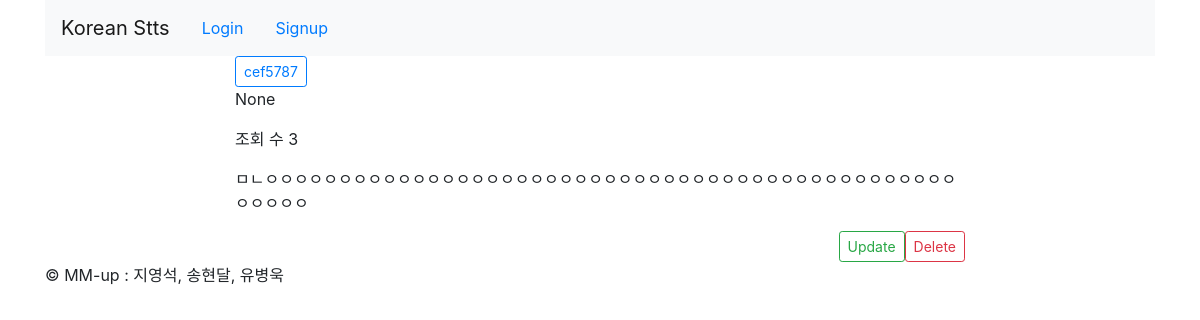
Screenshot of /QnA/detail/9/ with the database file from the repository.
### QnA/models.py (models this page shows, shortened)
class QuestionAndAnswer(models.Model):
    author = models.ForeignKey(User, on_delete=models.CASCADE, related_name="user_author")
    title = models.CharField(max_length=100)
    text = models.TextField()
    hit = models.PositiveIntegerField(default=0)
    created = models.DateTimeField(auto_now_add=True)
    updated = models.DateTimeField(auto_now=True)
    class Meta:
        ordering = ['-updated']
    @property
    def update_counter(self):
        self.hit = self.hit + 1
        self.save()

### QnA/templates/QnA/detail.html (shortened to what this page needs)
{% extends 'base.html' %}
{% block content %}
    <div class="row">
        <div class="col-md-2"></div>
        <div class="col-md-8 panel panel-default">
            <button type="button" class="btn btn-outline-primary btn-sm">
                {{object.author.username}}</button>
            <p class="update_counter">{{ object.update_counter }}</p>
            <p>조회 수 {{object.hit}}</p>
            <p>{{object.text|linebreaksbr}}</p>
            <a href="{% url 'QnA:QnA_delete' pk=object.id %}" class="btn btn-outline-danger btn-sm float-right">
                Delete</a>
            <a href="{% url 'QnA:QnA_update' pk=object.id %}" class="btn btn-outline-success btn-sm float-right">
                Update</a>
        </div>
        <div class="col-md-2"></div>
    </div>
    <div class="row">
        <div class="col-md-2"></div>
        <div class="col-md-8 panel panel-default">
            {% load disqus_tags %}
        </div>
        <div class="col-md-2"></div>
    </div>
{% endblock %}

### rows the page displays
QuestionAndAnswer: author.username "cef5787", update_counter "None", hit "3", text "ㅁㄴㅇㅇㅇㅇㅇㅇㅇㅇㅇㅇㅇㅇㅇㅇㅇㅇㅇㅇㅇㅇㅇㅇㅇㅇㅇㅇㅇㅇㅇㅇㅇㅇㅇㅇㅇㅇㅇㅇㅇㅇㅇㅇㅇㅇㅇㅇㅇㅇㅇㅇㅇㅇ"
